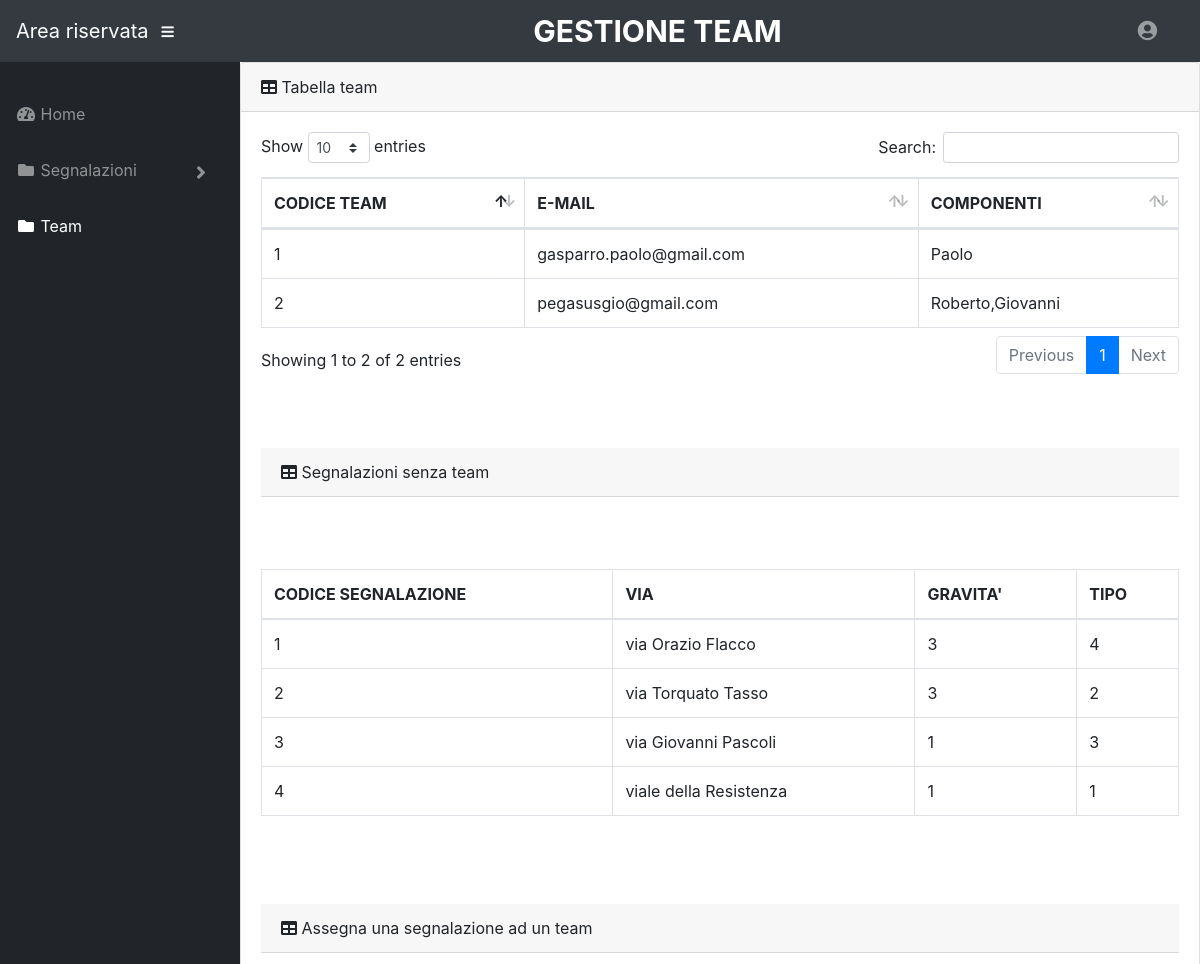
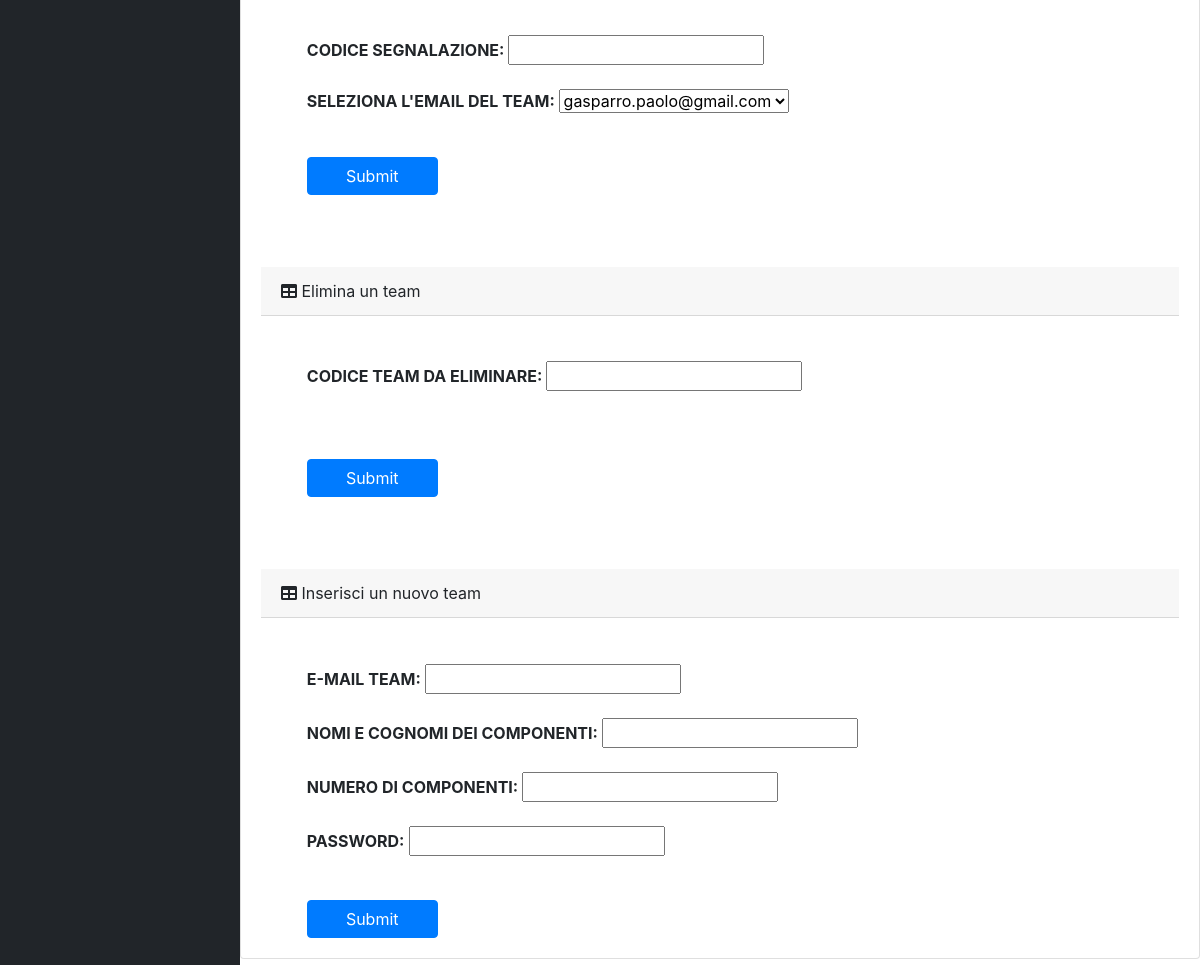
Page /Admin/team.php on the committed database (2 pictures, top to bottom).
### tables this page shows
CREATE TABLE `team` (
  `codice` int(11) NOT NULL,
  `email_t` varchar(30) NOT NULL,
  `npersone` int(11) NOT NULL DEFAULT 1,
  `nomi` varchar(30) NOT NULL,
  `password` char(24) NOT NULL
);

CREATE TABLE `segnalazioni` (
  `id` int(11) NOT NULL,
  `datainv` date DEFAULT current_timestamp(),
  `orainv` time DEFAULT current_timestamp(),
  `via` varchar(30) NOT NULL,
  `descrizione` varchar(60) NOT NULL,
  `foto` blob NOT NULL,
  `email` varchar(30) NOT NULL,
  `tipo` int(11) NOT NULL,
  `latitudine` decimal(8,6) DEFAULT NULL,
  `longitudine` decimal(8,6) DEFAULT NULL,
  `gravita` int(11) NOT NULL,
  `stato` varchar(30) NOT NULL,
  `team` int(11) DEFAULT NULL
);

### Admin/php/team2.php (the view)
<?php
$conn = mysqli_connect("localhost", "root", "", "civicsense") or die("Connessione non riuscita");
$query = mysqli_query($conn, "SELECT * FROM segnalazioni WHERE gravita IS NOT NULL AND team IS NULL");
if (mysqli_num_rows($query) > 0) {
    while ($row = mysqli_fetch_assoc($query)) {
        echo "
    <tr>
                <td>" . filter_var($row['id'], FILTER_SANITIZE_NUMBER_INT) . " <br></td>
                <td>" . filter_var($row['via'], FILTER_SANITIZE_STRING) . " <br></td>
              <td>" . filter_var($row['gravita'], FILTER_SANITIZE_STRING) . "<br></td>
			    <td>" . filter_var($row['tipo'], FILTER_SANITIZE_NUMBER_INT) . "<br></td>
          </tr> ";
    }
}

### Admin/team.php (shortened to what this page needs)
<!DOCTYPE html>
<html lang="en">
<head>
  <link href="vendor/bootstrap/css/bootstrap.min.css" rel="stylesheet">
  <link href="vendor/fontawesome-free/css/all.min.css" rel="stylesheet" type="text/css">
  <link href="vendor/datatables/dataTables.bootstrap4.css" rel="stylesheet">
  <link href="css/sb-admin.css" rel="stylesheet">
</head>
<body id="page-top">
  <nav class="navbar navbar-expand navbar-dark bg-dark static-top">
    <a class="navbar-brand mr-1" href=""> Area riservata</a>
    <button class="btn btn-link btn-sm text-white order-1 order-sm-0" id="sidebarToggle" href="#">
      <i class="fas fa-bars"></i>
    </button>
    <div class="titolo"> <b> GESTIONE TEAM </b> </a>
    </div>
    <form class="d-none d-md-inline-block form-inline ml-auto mr-0 mr-md-3 my-2 my-md-0">
      <ul class="navbar-nav ml-auto ml-md-0">
        <li class="nav-item dropdown no-arrow">
          <a class="nav-link dropdown-toggle" href="#" title="Logout" id="userDropdown" role="button" data-toggle="dropdown" aria-haspopup="true" aria-expanded="false">
            <i class="fas fa-user-circle fa-fw"></i>
          </a>
        </li>
      </ul>
    </form>
  </nav>
  <div id="wrapper">
    <ul class="sidebar navbar-nav">
      <br>
      <li class="nav-item dropdown">
        <a class="nav-link" href="index.php">
          <i class="fas fa-fw fa-tachometer-alt"></i>
          <span>Home</span>
        </a>
      </li>
      <li class="nav-item dropdown">
        <a class="nav-link dropdown-toggle" id="pagesDropdown" role="button" data-toggle="dropdown" aria-haspopup="true" aria-expanded="false" href="#">
          <i class="fas fa-fw fa-folder"></i>
          <span>Segnalazioni</span>
        </a>
      </li>
      <li class="nav-item active">
        <a class="nav-link " href="team.php">
          <i class="fas fa-fw fa-folder"></i>
          <span>Team</span>
        </a>
      </li>
    </ul>
    <div class="card mb-3" style="width: 100%;">
      <div class="card-header">
        <i class="fas fa-table"></i>
        Tabella team
      </div>
      <div class="card-body">
        <div class="table-responsive" style="overflow-x: scroll;">
          <table class="table table-bordered" id="dataTable" width="100%" cellspacing="0">
            <thead>
              <tr>
                <th>CODICE TEAM</th>
                <th>E-MAIL</th>
                <th>COMPONENTI</th>
              </tr>
            </thead>
            <?php include("php/team.php"); ?>
          </table>
          <br><br><br>
          <div class="card-header">
            <i class="fas fa-table"></i>
            Segnalazioni senza team
          </div>
          <br><br><br>
          <div class="table-responsive" style="overflow-x: scroll; ">
            <table class="table table-bordered" id="dataTable" width="100%" cellspacing="0">
              <thead>
                <tr>
                  <th>CODICE SEGNALAZIONE</th>
                  <th>VIA</th>
                  <th>GRAVITA'</th>
                  <th>TIPO</th>
                </tr>
              </thead>
              <?php include("php/team2.php"); ?>
            </table>
            <br><br><br>
            <div class="card-header">
              <i class="fas fa-table"></i>
              Assegna una segnalazione ad un team
            </div>
            <form method="post" action="team.php" style=" margin-top:5%; margin-left:5%;">
              <b>CODICE SEGNALAZIONE: <input type="text" name="id"><br><br></b>
              <b>SELEZIONA L'EMAIL DEL TEAM: </b> <select class="text" name="team">
                <?php
                $conn = mysqli_connect("localhost", "root", "", "civicsense") or die("Connessione non riuscita");
                $query = "SELECT email_t, codice FROM team";
                $stmt = $conn->prepare($query);
                $result_query = $stmt->execute();
                if ($result_query) {
                  $result = $stmt->get_result();
                  while ($row = mysqli_fetch_assoc($result)) {
                    $email = $row["email_t"];
                    $codice = $row["codice"];
                    echo "
		<option value='$codice'>$email</option>
	";
                  }
                } else {
                  die($stmt->error);
                }
                ?>
                <input type="submit" name="submit" class="btn btn-primary btn-block" style="width:15%; margin-top:5%;">
              </select>
            </form>
            <br>
            <br><br>
            <div class="card-header">
              <i class="fas fa-table"></i>
              Elimina un team
            </div>
            <form method="post" action="team.php" style=" margin-top:5%; margin-left:5%">
              <b>CODICE TEAM DA ELIMINARE: <input type="text" name="cod"><br><br></b>
              <input type="submit" name="submit2" class="btn btn-primary btn-block" style="width:15%; margin-top:5%;">
            </form>
            <br><br><br>
            <div class="card-header">
              <i class="fas fa-table"></i>
              Inserisci un nuovo team
            </div>
            <form method="post" action="team.php" style=" margin-top:5%; margin-left:5%">
              <b>E-MAIL TEAM:</b> <input type="email" name="email"><br><br>
              <b>NOMI E COGNOMI DEI COMPONENTI:</b> <input type="text" name="nomi"><br><br>
              <b>NUMERO DI COMPONENTI: </b> <input type="number" name="numero"><br><br>
              <b>PASSWORD:</b> <input type="password" name="password" autocomplete="off"><br>
              <input type="submit" name="submit3" class="btn btn-primary btn-block" style="width:15%; margin-top:5%;">
            </form>
          </div>
</body>
</html>

### Admin/php/team.php
<?php
$conn = mysqli_connect("localhost", "root", "", "civicsense") or die("Connessione non riuscita");
$sql = mysqli_query($conn, "SELECT * FROM team");
while ($row = mysqli_fetch_assoc($sql)) {
  echo "
		<tr>
                <td>" . filter_var($row['codice'], FILTER_SANITIZE_NUMBER_INT) . " </td>
                <td>" . filter_var($row['email_t'], FILTER_SANITIZE_EMAIL) . "</td>
              <td>" . filter_var($row['nomi'], FILTER_SANITIZE_STRING) . "</td>
          </tr> ";
}

### Admin/css/sb-admin.css (style rules this page uses)
html { position: relative; min-height: 100%; }
body { height: 100%; overflow-y: auto; overflow-x:hidden; }
#wrapper { display: -webkit-box; display: -ms-flexbox; display: flex; }
.navbar-nav .nav-item.active .nav-link { color: #fff; }
.navbar-nav .nav-item.dropdown .dropdown-toggle::after { width: 1rem; text-align: center; float: right; vertical-align: 0; border: 0; font-weight: 900; content: '\f105'; font-family: 'Font Awesome 5 Free'; font-size: 20px; }
.navbar-nav .nav-item.dropdown.no-arrow .dropdown-toggle::after { display: none; font-size: 20px; }
.navbar-nav .nav-item.dropdown.no-arrow .dropdown-toggle { font-size: 20px; }
.sidebar { width: 90px !important; background-color: #212529; min-height: calc(100vh - 56px); }
.sidebar .nav-item:last-child { margin-bottom: 1rem; }
.sidebar .nav-item .nav-link { text-align: center; padding: 0.75rem 1rem; width: 90px; }
.sidebar .nav-item .nav-link span { font-size: 0.65rem; display: block; }
.sidebar .nav-item.dropdown .dropdown-toggle::after { display: none; }
.sidebar .nav-item .nav-link { color: rgba(255, 255, 255, 0.5); }
@media (min-width: 768px) { .sidebar { width: 300px !important; } }
@media (min-width: 768px) { .sidebar .nav-item .nav-link { display: block; width: 100%; text-align: left; padding: 1rem; width: 225px; } }
@media (min-width: 768px) { .sidebar .nav-item .nav-link span { font-size: 1rem; display: inline; } }
@media (min-width: 768px) { .sidebar .nav-item.dropdown .dropdown-toggle::after { display: block; } }
:root { --input-padding-x: 0.75rem; --input-padding-y: 0.75rem; }

### Admin/team.php (style rules this page uses)
.titolo { font-size: 30px; color: white; margin-left: 30%; }

### rows in the picture
team: codice "1", email_t "gasparro.paolo@gmail.com", nomi "Paolo"
team: codice "2", email_t "pegasusgio@gmail.com", nomi "Roberto,Giovanni"
segnalazioni: id "1", via "via Orazio Flacco", gravita "3", tipo "4"
segnalazioni: id "2", via "via Torquato Tasso", gravita "3", tipo "2"
segnalazioni: id "3", via "via Giovanni Pascoli", gravita "1", tipo "3"
segnalazioni: id "4", via "viale della Resistenza", gravita "1", tipo "1"

### other values in the picture
form field team "gasparro.paolo@gmail.com"
